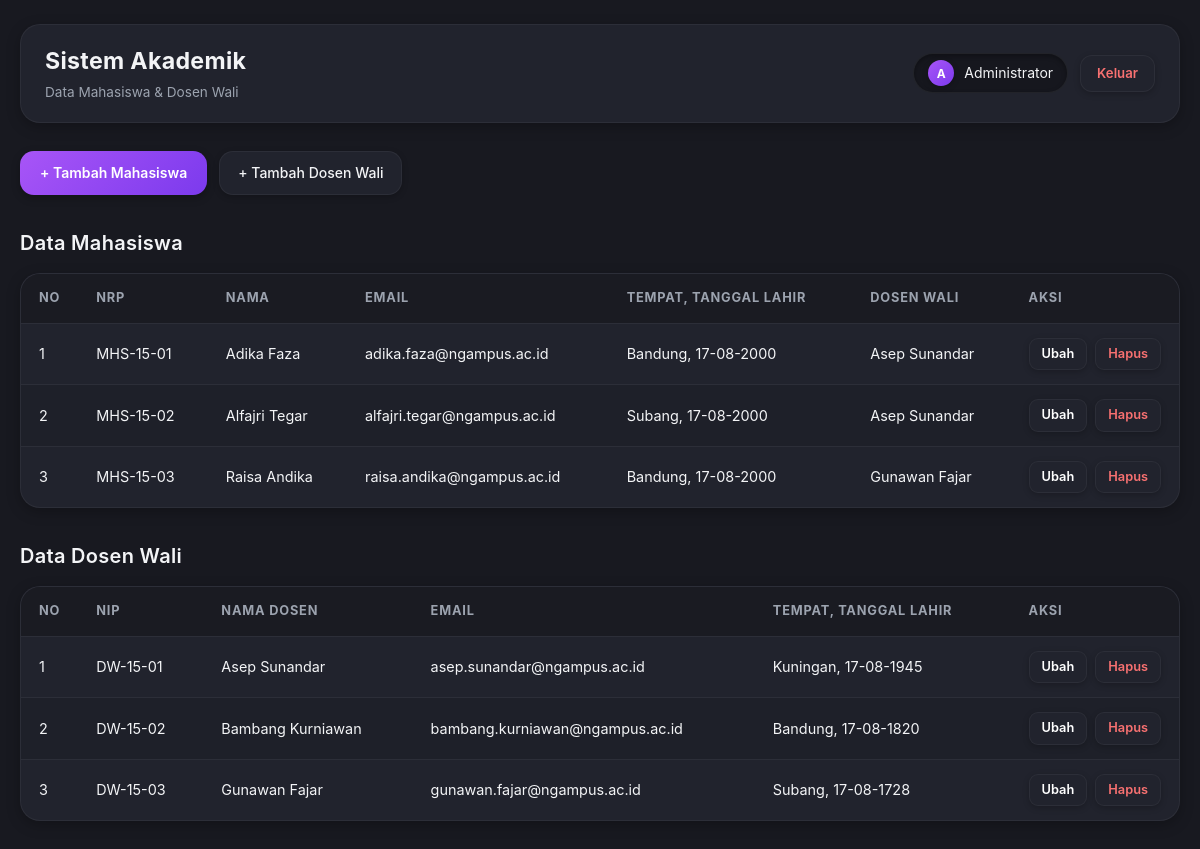
/index.php (signed in), run on the app's committed database.
### tables this page shows
CREATE TABLE mahasiswa (
    id_mahasiswa INT UNSIGNED AUTO_INCREMENT PRIMARY KEY,
    nrp VARCHAR(15) NOT NULL UNIQUE,
    nama VARCHAR(100) NOT NULL,
    email VARCHAR(100) NOT NULL UNIQUE,
    ttl VARCHAR(50) NOT NULL,
    id_dosen INT UNSIGNED NULL,
    CONSTRAINT fk_mahasiswa_dosen FOREIGN KEY (id_dosen) REFERENCES dosen_wali(id_dosen)
        ON UPDATE CASCADE ON DELETE SET NULL
);

CREATE TABLE dosen_wali (
    id_dosen INT UNSIGNED AUTO_INCREMENT PRIMARY KEY,
    nip VARCHAR(10) NOT NULL UNIQUE,
    nama VARCHAR(100) NOT NULL,
    email VARCHAR(100) NOT NULL UNIQUE,
    ttl VARCHAR(50) NOT NULL
);

### index.php (the view, shortened to what this page needs)
<?php
include 'database.php';
$user = $_SESSION['user'];
$initial = strtoupper(substr($user['nama_lengkap'] ?? 'U', 0, 1));
?>
<!DOCTYPE html>
<html>
<head>
    <link rel="stylesheet" href="style.css">
</head>
<body>
    <div class="container">
        <header class="header-bar">
            <div class="brand-info">
                <h1>Sistem Akademik</h1>
                <p>Data Mahasiswa & Dosen Wali</p>
            </div>
            <div class="user-nav">
                <div class="user-badge">
                    <span class="user-avatar"><?php echo htmlspecialchars($initial); ?></span>
                    <span><?php echo htmlspecialchars($user['nama_lengkap']); ?></span>
                </div>
                <a href="logout.php" class="btn-logout">Keluar</a>
            </div>
        </header>
        <div class="toolbar">
            <a href="tambah_data_mahasiswa.php" class="btn-primary">+ Tambah Mahasiswa</a>
            <a href="tambah_dosen.php" class="btn-secondary">+ Tambah Dosen Wali</a>
        </div>
        <h2>Data Mahasiswa</h2>
        <div class="table-wrapper">
            <table>
                <thead>
                    <tr>
                        <th style="width: 50px;">No</th>
                        <th>NRP</th>
                        <th>Nama</th>
                        <th>Email</th>
                        <th>Tempat, Tanggal Lahir</th>
                        <th>Dosen Wali</th>
                        <th style="width: 120px;">Aksi</th>
                    </tr>
                </thead>
                <tbody>
                    <?php
                    $no = 1;
                    $query_mhs = "SELECT mahasiswa.id_mahasiswa, mahasiswa.nrp, mahasiswa.nama, mahasiswa.email, mahasiswa.ttl, dosen_wali.nama AS nama_dosen
                                  FROM mahasiswa
                                  LEFT JOIN dosen_wali ON mahasiswa.id_dosen = dosen_wali.id_dosen
                                  ORDER BY mahasiswa.id_mahasiswa ASC";
                    $data_mhs = mysqli_query($koneksi, $query_mhs);
                    while ($mhs = mysqli_fetch_array($data_mhs)) {
                    ?>
                    <tr>
                        <td><?php echo $no++; ?></td>
                        <td><?php echo htmlspecialchars($mhs['nrp']); ?></td>
                        <td><?php echo htmlspecialchars($mhs['nama']); ?></td>
                        <td><?php echo htmlspecialchars($mhs['email']); ?></td>
                        <td><?php echo htmlspecialchars($mhs['ttl']); ?></td>
                        <td><?php echo htmlspecialchars($mhs['nama_dosen'] ?? '-'); ?></td>
                        <td>
                            <div class="actions">
                                <a href="ubah_mahasiswa.php?id_mahasiswa=<?php echo (int)$mhs['id_mahasiswa']; ?>" class="btn-action-edit">Ubah</a>
                                <a href="delete_mahasiswa.php?id_mahasiswa=<?php echo (int)$mhs['id_mahasiswa']; ?>" class="btn-action-delete" onclick="return confirm('Yakin ingin menghapus data ini?')">Hapus</a>
                            </div>
                        </td>
                    </tr>
                    <?php
                    }
                    ?>
                </tbody>
            </table>
        </div>
        <h2>Data Dosen Wali</h2>
        <div class="table-wrapper">
            <table>
                <thead>
                    <tr>
                        <th style="width: 50px;">No</th>
                        <th>NIP</th>
                        <th>Nama Dosen</th>
                        <th>Email</th>
                        <th>Tempat, Tanggal Lahir</th>
                        <th style="width: 120px;">Aksi</th>
                    </tr>
                </thead>
                <tbody>
                    <?php
                    $no_dosen = 1;
                    $data_dosen = mysqli_query($koneksi, "SELECT id_dosen, nip, nama, email, ttl FROM dosen_wali ORDER BY id_dosen ASC");
                    while ($d = mysqli_fetch_array($data_dosen)) {
                    ?>
                    <tr>
                        <td><?php echo $no_dosen++; ?></td>
                        <td><?php echo htmlspecialchars($d['nip']); ?></td>
                        <td><?php echo htmlspecialchars($d['nama']); ?></td>
                        <td><?php echo htmlspecialchars($d['email']); ?></td>
                        <td><?php echo htmlspecialchars($d['ttl']); ?></td>
                        <td>
                            <div class="actions">
                                <a href="ubah_dosen.php?id_dosen=<?php echo (int)$d['id_dosen']; ?>" class="btn-action-edit">Ubah</a>
                                <a href="delete_dosen.php?id_dosen=<?php echo (int)$d['id_dosen']; ?>" class="btn-action-delete" onclick="return confirm('Yakin ingin menghapus data dosen ini?')">Hapus</a>
                            </div>
                        </td>
                    </tr>
                    <?php
                    }
                    ?>
                </tbody>
            </table>
        </div>
    </div>
</body>
</html>

### data on the page
mahasiswa: nrp "MHS-15-01", nama "Adika Faza", email "adika.faza@ngampus.ac.id", ttl "Bandung, 17-08-2000", id_dosen.nama "Asep Sunandar"
mahasiswa: nrp "MHS-15-02", nama "Alfajri Tegar", email "alfajri.tegar@ngampus.ac.id", ttl "Subang, 17-08-2000", id_dosen.nama "Asep Sunandar"
mahasiswa: nrp "MHS-15-03", nama "Raisa Andika", email "raisa.andika@ngampus.ac.id", ttl "Bandung, 17-08-2000", id_dosen.nama "Gunawan Fajar"
dosen_wali: nip "DW-15-01", nama "Asep Sunandar", email "asep.sunandar@ngampus.ac.id", ttl "Kuningan, 17-08-1945"
dosen_wali: nip "DW-15-02", nama "Bambang Kurniawan", email "bambang.kurniawan@ngampus.ac.id", ttl "Bandung, 17-08-1820"
dosen_wali: nip "DW-15-03", nama "Gunawan Fajar", email "gunawan.fajar@ngampus.ac.id", ttl "Subang, 17-08-1728"

### other printed values
$initial "A"
$user['nama_lengkap'] "Administrator"
